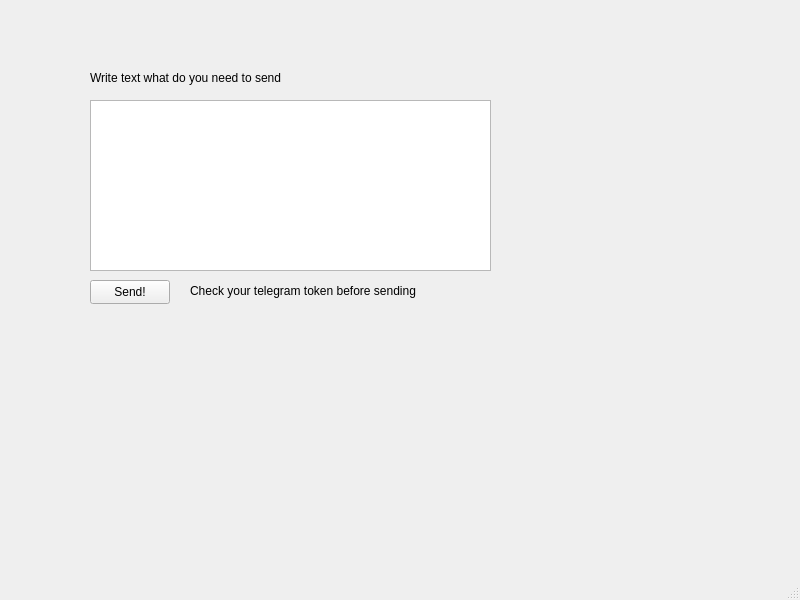
<?xml version="1.0" encoding="UTF-8"?>
<ui version="4.0">
 <class>MainWindow</class>
 <widget class="QMainWindow" name="MainWindow">
  <property name="geometry">
   <rect>
    <x>0</x>
    <y>0</y>
    <width>800</width>
    <height>600</height>
   </rect>
  </property>
  <property name="windowTitle">
   <string>MainWindow</string>
  </property>
  <widget class="QWidget" name="centralwidget">
   <widget class="QTextEdit" name="textEdit">
    <property name="geometry">
     <rect>
      <x>90</x>
      <y>100</y>
      <width>401</width>
      <height>171</height>
     </rect>
    </property>
   </widget>
   <widget class="QPushButton" name="pushButton">
    <property name="geometry">
     <rect>
      <x>90</x>
      <y>280</y>
      <width>80</width>
      <height>24</height>
     </rect>
    </property>
    <property name="text">
     <string>Send!</string>
    </property>
   </widget>
   <widget class="QLabel" name="label">
    <property name="geometry">
     <rect>
      <x>90</x>
      <y>70</y>
      <width>201</width>
      <height>16</height>
     </rect>
    </property>
    <property name="text">
     <string>Write text what do you need to send</string>
    </property>
   </widget>
   <widget class="QLabel" name="label_2">
    <property name="geometry">
     <rect>
      <x>190</x>
      <y>280</y>
      <width>241</width>
      <height>21</height>
     </rect>
    </property>
    <property name="text">
     <string>Check your telegram token before sending</string>
    </property>
   </widget>
  </widget>
  <widget class="QStatusBar" name="statusbar"/>
 </widget>
 <resources/>
 <connections/>
</ui>
